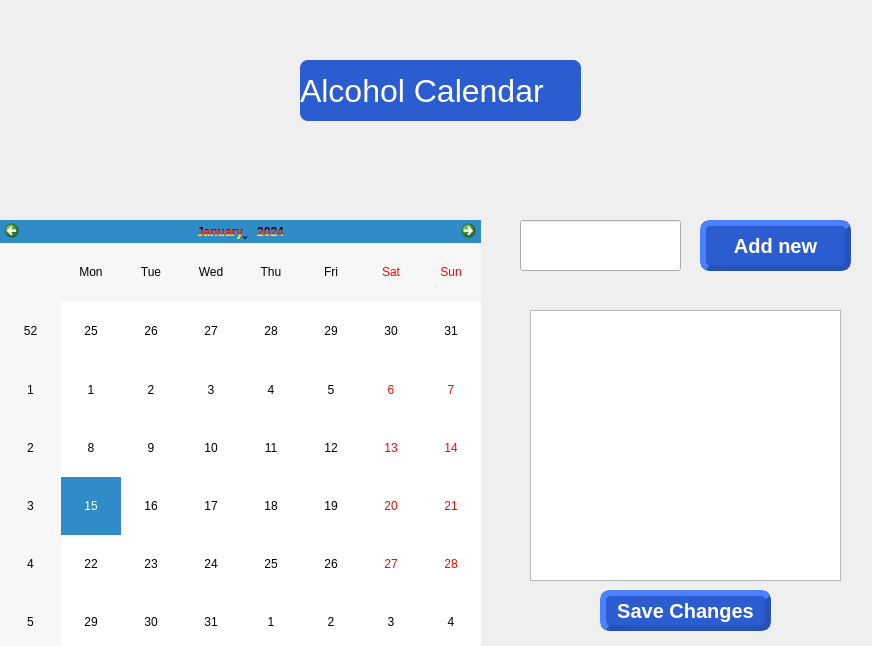
<?xml version="1.0" encoding="UTF-8"?>
<ui version="4.0">
 <class>Алкашный календарь</class>
 <widget class="QWidget" name="Алкашный календарь">
  <property name="geometry">
   <rect>
    <x>0</x>
    <y>0</y>
    <width>872</width>
    <height>646</height>
   </rect>
  </property>
  <property name="windowTitle">
   <string>Form</string>
  </property>
  <widget class="QCalendarWidget" name="calendarWidget0">
   <property name="geometry">
    <rect>
     <x>0</x>
     <y>220</y>
     <width>481</width>
     <height>431</height>
    </rect>
   </property>
   <property name="styleSheet">
    <string notr="true">color: qlineargradient(spread:pad, x1:0, y1:0, x2:0, y2:1, stop:0 rgba(0, 0, 0, 255), stop:0.33 rgba(0, 0, 0, 255), stop:0.34 rgba(255, 30, 30, 255), stop:0.66 rgba(255, 0, 0, 255), stop:0.67 rgba(255, 255, 0, 255), stop:1 rgba(255, 255, 0, 255));
font: 75 italic 12pt &quot;Times New Roman&quot;;</string>
   </property>
  </widget>
  <widget class="QLabel" name="label">
   <property name="geometry">
    <rect>
     <x>300</x>
     <y>60</y>
     <width>281</width>
     <height>61</height>
    </rect>
   </property>
   <property name="styleSheet">
    <string notr="true">font: 75 26pt &quot;MS Shell Dlg 2&quot;;
font-size:24pt;
background: #2B5DD1;
color:white;
border-radius:8px;
</string>
   </property>
   <property name="text">
    <string>Alcohol Calendar</string>
   </property>
  </widget>
  <widget class="QPushButton" name="pushButton">
   <property name="geometry">
    <rect>
     <x>700</x>
     <y>220</y>
     <width>151</width>
     <height>51</height>
    </rect>
   </property>
   <property name="styleSheet">
    <string notr="true">QPushButton {
    background-color: #2B5DD1;
    color: #FFFFFF;
    border-style: outset;
    padding: 2px;
    font: bold 20px;
    border-width: 6px;
    border-radius: 10px;
    border-color: #2752B8;
}
QPushButton:hover {
    background-color: #A52A2A;
}</string>
   </property>
   <property name="text">
    <string>Add new</string>
   </property>
  </widget>
  <widget class="QPushButton" name="pushButton_2">
   <property name="geometry">
    <rect>
     <x>600</x>
     <y>590</y>
     <width>171</width>
     <height>41</height>
    </rect>
   </property>
   <property name="styleSheet">
    <string notr="true">QPushButton {
    background-color: #2B5DD1;
    color: #FFFFFF;
    border-style: outset;
    padding: 2px;
    font: bold 20px;
    border-width: 6px;
    border-radius: 10px;
    border-color: #2752B8;
}
QPushButton:hover {
    background-color: #A52A2A;
}</string>
   </property>
   <property name="text">
    <string>Save Changes</string>
   </property>
  </widget>
  <widget class="QLineEdit" name="lineEdit">
   <property name="geometry">
    <rect>
     <x>520</x>
     <y>220</y>
     <width>161</width>
     <height>51</height>
    </rect>
   </property>
  </widget>
  <widget class="QListWidget" name="listWidget">
   <property name="geometry">
    <rect>
     <x>530</x>
     <y>310</y>
     <width>311</width>
     <height>271</height>
    </rect>
   </property>
  </widget>
 </widget>
 <resources/>
 <connections/>
</ui>
